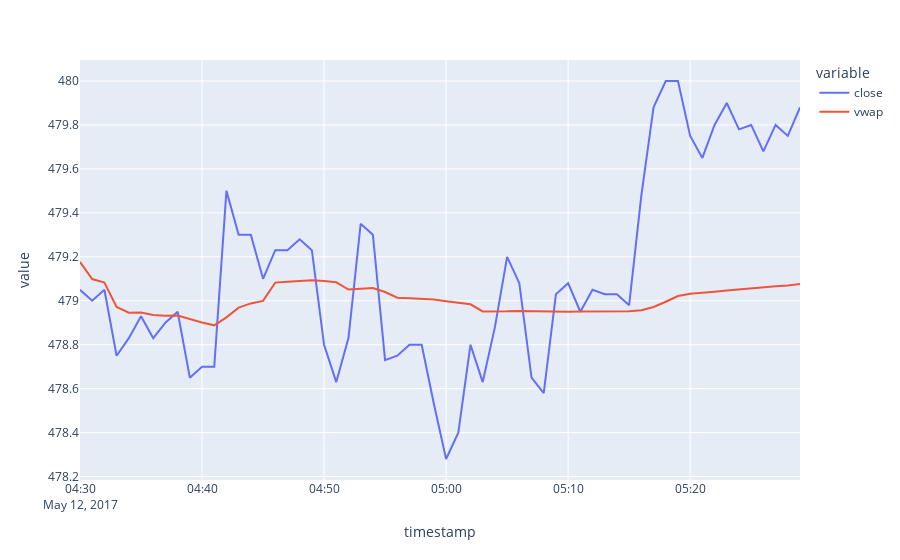

Write notebook code for a chart like this one.
### Code cell
# Using plotly.express
import plotly.express as px


fig = px.line(df, x='timestamp', y=['close', 'vwap'])
fig.show()
